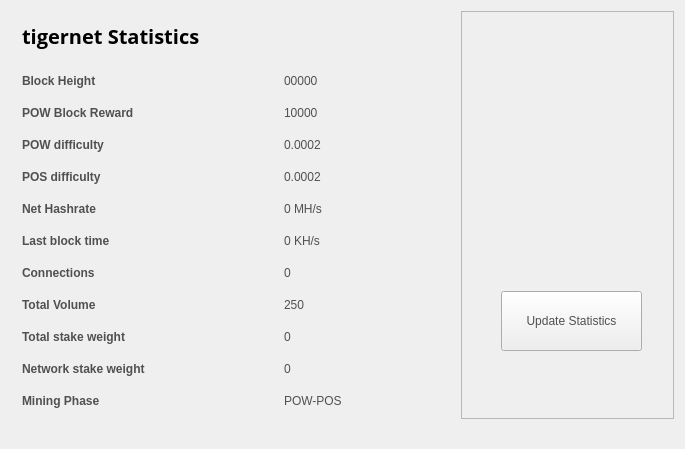
<?xml version="1.0" encoding="UTF-8"?>
<ui version="4.0">
 <class>StatisticsPage</class>
 <widget class="QWidget" name="StatisticsPage">
  <property name="windowModality">
   <enum>Qt::NonModal</enum>
  </property>
  <property name="geometry">
   <rect>
    <x>0</x>
    <y>0</y>
    <width>685</width>
    <height>449</height>
   </rect>
  </property>
  <property name="windowTitle">
   <string>Digging</string>
  </property>
  <property name="styleSheet">
   <string notr="true">color:#505050;
font-family:'Open Sans,sans-serif';</string>
  </property>
  <layout class="QGridLayout" name="gridLayout">
   <property name="sizeConstraint">
    <enum>QLayout::SetMaximumSize</enum>
   </property>
   <item row="0" column="1">
    <widget class="QFrame" name="frame">
     <property name="minimumSize">
      <size>
       <width>213</width>
       <height>0</height>
      </size>
     </property>
     <property name="frameShape">
      <enum>QFrame::StyledPanel</enum>
     </property>
     <property name="frameShadow">
      <enum>QFrame::Raised</enum>
     </property>
     <widget class="QPushButton" name="startButton">
      <property name="geometry">
       <rect>
        <x>40</x>
        <y>280</y>
        <width>141</width>
        <height>60</height>
       </rect>
      </property>
      <property name="sizePolicy">
       <sizepolicy hsizetype="Fixed" vsizetype="Fixed">
        <horstretch>0</horstretch>
        <verstretch>0</verstretch>
       </sizepolicy>
      </property>
      <property name="minimumSize">
       <size>
        <width>120</width>
        <height>60</height>
       </size>
      </property>
      <property name="autoFillBackground">
       <bool>false</bool>
      </property>
      <property name="styleSheet">
       <string notr="true"/>
      </property>
      <property name="text">
       <string>Update Statistics</string>
      </property>
     </widget>
     <widget class="QLabel" name="label">
      <property name="geometry">
       <rect>
        <x>10</x>
        <y>10</y>
        <width>191</width>
        <height>191</height>
       </rect>
      </property>
      <property name="text">
       <string/>
      </property>
      <property name="pixmap">
       <pixmap>:/icons/coinbg</pixmap>
      </property>
      <property name="scaledContents">
       <bool>true</bool>
      </property>
     </widget>
    </widget>
   </item>
   <item row="0" column="0">
    <widget class="QFrame" name="gridFrame_2">
     <layout class="QGridLayout" name="gridLayout_4">
      <item row="3" column="0">
       <layout class="QFormLayout" name="formLayout_2">
        <property name="fieldGrowthPolicy">
         <enum>QFormLayout::FieldsStayAtSizeHint</enum>
        </property>
        <property name="horizontalSpacing">
         <number>139</number>
        </property>
        <property name="verticalSpacing">
         <number>18</number>
        </property>
        <property name="rightMargin">
         <number>0</number>
        </property>
        <item row="1" column="0">
         <widget class="QLabel" name="label_14">
          <property name="text">
           <string>&lt;html&gt;&lt;head/&gt;&lt;body&gt;&lt;p&gt;&lt;span style=&quot; font-weight:600;&quot;&gt;Block Height&lt;/span&gt;&lt;/p&gt;&lt;/body&gt;&lt;/html&gt;</string>
          </property>
         </widget>
        </item>
        <item row="1" column="1">
         <widget class="QLabel" name="heightBox">
          <property name="text">
           <string>00000</string>
          </property>
         </widget>
        </item>
        <item row="2" column="0">
         <widget class="QLabel" name="label_12">
          <property name="text">
           <string>&lt;html&gt;&lt;head/&gt;&lt;body&gt;&lt;p&gt;&lt;span style=&quot; font-weight:600;&quot;&gt;POW Block Reward&lt;/span&gt;&lt;/p&gt;&lt;/body&gt;&lt;/html&gt;</string>
          </property>
         </widget>
        </item>
        <item row="2" column="1">
         <widget class="QLabel" name="rewardBox">
          <property name="text">
           <string>10000</string>
          </property>
         </widget>
        </item>
        <item row="3" column="0">
         <widget class="QLabel" name="label_13">
          <property name="text">
           <string>&lt;html&gt;&lt;head/&gt;&lt;body&gt;&lt;p&gt;&lt;span style=&quot; font-weight:600;&quot;&gt;POW difficulty&lt;/span&gt;&lt;/p&gt;&lt;/body&gt;&lt;/html&gt;</string>
          </property>
         </widget>
        </item>
        <item row="3" column="1">
         <widget class="QLabel" name="diffBox">
          <property name="text">
           <string>0.0002</string>
          </property>
         </widget>
        </item>
        <item row="4" column="0">
         <widget class="QLabel" name="label_9">
          <property name="text">
           <string>&lt;html&gt;&lt;head/&gt;&lt;body&gt;&lt;p&gt;&lt;span style=&quot; font-weight:600;&quot;&gt;POS difficulty&lt;/span&gt;&lt;/p&gt;&lt;/body&gt;&lt;/html&gt;</string>
          </property>
         </widget>
        </item>
        <item row="4" column="1">
         <widget class="QLabel" name="diffBox2">
          <property name="text">
           <string>0.0002</string>
          </property>
         </widget>
        </item>
        <item row="5" column="1">
         <widget class="QLabel" name="pawrateBox">
          <property name="text">
           <string>0 MH/s</string>
          </property>
         </widget>
        </item>
        <item row="6" column="0">
         <widget class="QLabel" name="label3_2">
          <property name="sizePolicy">
           <sizepolicy hsizetype="Preferred" vsizetype="Maximum">
            <horstretch>0</horstretch>
            <verstretch>0</verstretch>
           </sizepolicy>
          </property>
          <property name="text">
           <string>&lt;html&gt;&lt;head/&gt;&lt;body&gt;&lt;p&gt;&lt;span style=&quot; font-weight:600;&quot;&gt;Last block time&lt;/span&gt;&lt;/p&gt;&lt;/body&gt;&lt;/html&gt;</string>
          </property>
         </widget>
        </item>
        <item row="6" column="1">
         <widget class="QLabel" name="localBox">
          <property name="text">
           <string>0 KH/s</string>
          </property>
         </widget>
        </item>
        <item row="7" column="0">
         <widget class="QLabel" name="label1_2">
          <property name="text">
           <string>&lt;html&gt;&lt;head/&gt;&lt;body&gt;&lt;p&gt;&lt;span style=&quot; font-weight:600;&quot;&gt;Connections&lt;/span&gt;&lt;/p&gt;&lt;/body&gt;&lt;/html&gt;</string>
          </property>
         </widget>
        </item>
        <item row="7" column="1">
         <widget class="QLabel" name="connectionBox">
          <property name="text">
           <string>0</string>
          </property>
         </widget>
        </item>
        <item row="8" column="0">
         <widget class="QLabel" name="label_8">
          <property name="text">
           <string>&lt;html&gt;&lt;head/&gt;&lt;body&gt;&lt;p&gt;&lt;span style=&quot; font-weight:600;&quot;&gt;Total Volume&lt;/span&gt;&lt;/p&gt;&lt;/body&gt;&lt;/html&gt;</string>
          </property>
         </widget>
        </item>
        <item row="8" column="1">
         <widget class="QLabel" name="volumeBox">
          <property name="text">
           <string>250</string>
          </property>
         </widget>
        </item>
        <item row="9" column="0">
         <widget class="QLabel" name="label_10">
          <property name="text">
           <string>&lt;html&gt;&lt;head/&gt;&lt;body&gt;&lt;p&gt;&lt;span style=&quot; font-weight:600;&quot;&gt;Total stake weight&lt;/span&gt;&lt;/p&gt;&lt;/body&gt;&lt;/html&gt;</string>
          </property>
         </widget>
        </item>
        <item row="9" column="1">
         <widget class="QLabel" name="minBox">
          <property name="text">
           <string>0</string>
          </property>
         </widget>
        </item>
        <item row="10" column="0">
         <widget class="QLabel" name="label_11">
          <property name="text">
           <string>&lt;html&gt;&lt;head/&gt;&lt;body&gt;&lt;p&gt;&lt;span style=&quot; font-weight:600;&quot;&gt;Network stake weight&lt;/span&gt;&lt;/p&gt;&lt;/body&gt;&lt;/html&gt;</string>
          </property>
         </widget>
        </item>
        <item row="10" column="1">
         <widget class="QLabel" name="maxBox">
          <property name="text">
           <string>0</string>
          </property>
         </widget>
        </item>
        <item row="11" column="0">
         <widget class="QLabel" name="label_15">
          <property name="text">
           <string>&lt;html&gt;&lt;head/&gt;&lt;body&gt;&lt;p&gt;&lt;span style=&quot; font-weight:600;&quot;&gt;Mining Phase&lt;/span&gt;&lt;/p&gt;&lt;/body&gt;&lt;/html&gt;</string>
          </property>
         </widget>
        </item>
        <item row="11" column="1">
         <widget class="QLabel" name="cBox">
          <property name="text">
           <string>POW-POS</string>
          </property>
         </widget>
        </item>
        <item row="5" column="0">
         <widget class="QLabel" name="label_16">
          <property name="text">
           <string>&lt;html&gt;&lt;head/&gt;&lt;body&gt;&lt;p&gt;&lt;span style=&quot; font-weight:600;&quot;&gt;Net Hashrate&lt;/span&gt;&lt;/p&gt;&lt;/body&gt;&lt;/html&gt;</string>
          </property>
         </widget>
        </item>
       </layout>
      </item>
      <item row="1" column="0">
       <layout class="QHBoxLayout" name="horizontalLayout_4">
        <property name="spacing">
         <number>7</number>
        </property>
        <item>
         <widget class="QLabel" name="label_5">
          <property name="font">
           <font>
            <family>Open Sans,sans-serif</family>
           </font>
          </property>
          <property name="text">
           <string>&lt;html&gt;&lt;head/&gt;&lt;body&gt;&lt;p&gt;&lt;span style=&quot; font-size:20px; font-weight:600; color:#000000;&quot;&gt;tigernet Statistics&lt;/span&gt;&lt;/p&gt;&lt;/body&gt;&lt;/html&gt;</string>
          </property>
         </widget>
        </item>
        <item>
         <spacer name="horizontalSpacer_2">
          <property name="orientation">
           <enum>Qt::Horizontal</enum>
          </property>
          <property name="sizeHint" stdset="0">
           <size>
            <width>40</width>
            <height>20</height>
           </size>
          </property>
         </spacer>
        </item>
       </layout>
      </item>
      <item row="2" column="0">
       <spacer name="verticalSpacer_2">
        <property name="orientation">
         <enum>Qt::Vertical</enum>
        </property>
        <property name="sizeHint" stdset="0">
         <size>
          <width>20</width>
          <height>40</height>
         </size>
        </property>
       </spacer>
      </item>
     </layout>
    </widget>
   </item>
   <item row="1" column="0">
    <spacer name="verticalSpacer">
     <property name="orientation">
      <enum>Qt::Vertical</enum>
     </property>
     <property name="sizeHint" stdset="0">
      <size>
       <width>20</width>
       <height>40</height>
      </size>
     </property>
    </spacer>
   </item>
  </layout>
 </widget>
 <layoutdefault spacing="6" margin="11"/>
 <resources>
  <include location="../bitcoin.qrc"/>
 </resources>
 <connections/>
</ui>
